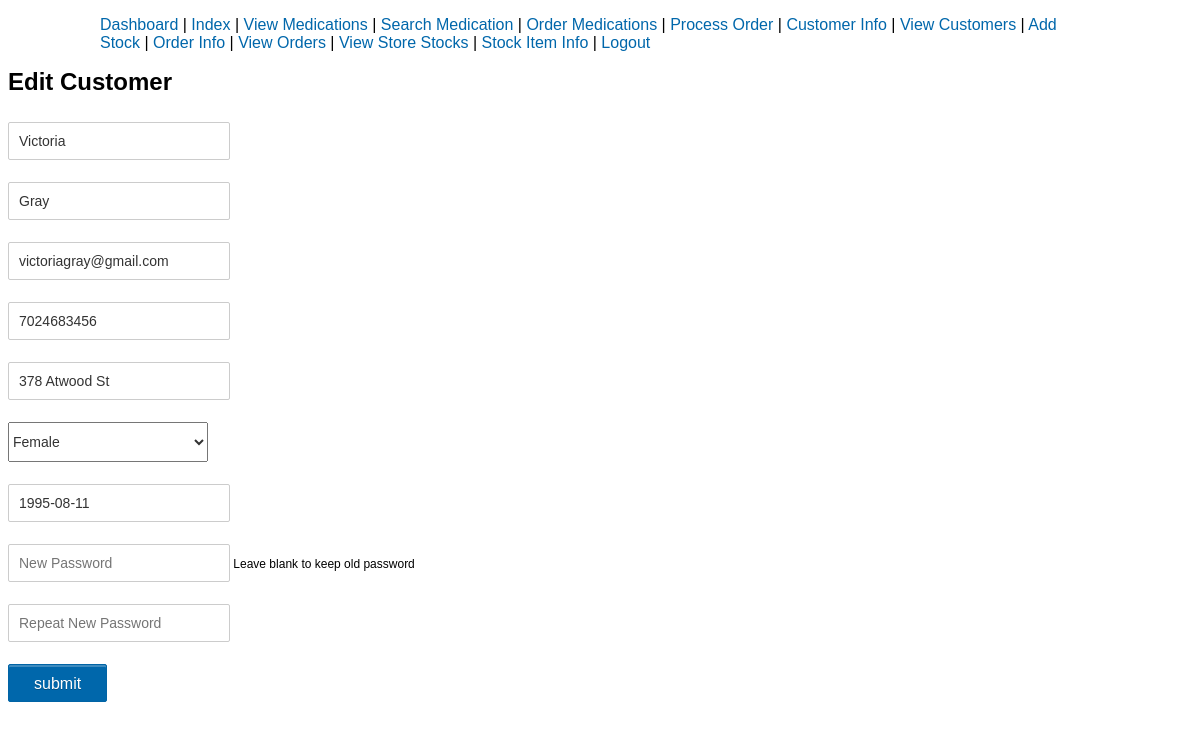
Page /php/editCustomer.php?cust_id=101 (signed in) on the committed database.
### tables this page shows
CREATE TABLE IF NOT EXISTS CUSTOMERS(
    cust_id INT NOT NULL AUTO_INCREMENT,
    first_name VARCHAR(255) NOT NULL,
    last_name VARCHAR(255) NOT NULL,
    email_address VARCHAR(255) NOT NULL,
    passwd VARCHAR(255) NOT NULL,
    phone_number VARCHAR(255) NOT NULL,
    address VARCHAR(255) NOT NULL,
    gender VARCHAR(1) NOT NULL,
    dob DATE NOT NULL,
    PRIMARY KEY(cust_id),
    CONSTRAINT unique_email UNIQUE(email_address),
    CONSTRAINT unique_phone UNIQUE(phone_number)
);

### php/editCustomer.php (the view, shortened to what this page needs)
<?php
include("includes.php");
if ( isset($_REQUEST['form_action']) ) {
    $form_action = $_REQUEST['form_action'];
    $error_msg = "";
    $cust_id = $_REQUEST["cust_id"];
    $first_name = trim($_REQUEST["first_name"]);
    $last_name = trim($_REQUEST["last_name"]);
    $email_address = trim($_REQUEST["email_address"]);
    $passwd = trim($_REQUEST["passwd"]);
    $rpasswd = trim($_REQUEST["rpasswd"]);
    $phone_number = trim($_REQUEST["phone_number"]);
    $address = trim($_REQUEST["address"]);
    $gender = trim($_REQUEST["gender"]);
    $dob = trim($_REQUEST["dob"]);
    echo "Captured Values: ".$action.", ".$first_name.", ".$last_name.", ".$email_address.",
    	   ".$passwd.", ".$rpasswd.", ".$phone_number.", ".$address.", ".$gender.", ".$dob.", ".$form_action;
    if ($passwd != "") {
        if ($passwd != $rpasswd) { $error_msg .= "Password and repeat password do not match<br />"; }
    }
    if ($error_msg == "") {
        if  ($form_action == "update") {
            $update = "UPDATE CUSTOMERS SET first_name='".$first_name."',
                                            last_name='".$last_name."',
                                            email_address='".$email_address."',
                                            phone_number='".$phone_number."',
                                            address='".$address."',
                                            gender='".$gender."',
                                            dob='".$dob."'";
            if ($passwd != "") {
                $update .= "', passwd='".$password."'";
            }
            $update .= " WHERE cust_id=".$cust_id;
        }
	    echo "SQL: ".$update;
        if (mysqli_query($con, $update)) {
            $last_id = $cust_id;
            $_SESSION['cust_id'] = $last_id;
            $_SESSION['form_action'] = $form_action;
            header("Location: viewCustomers.php");
        } else {
            echo "Error: " . $sql . "" . mysqli_error($con);
        }
    }
} else {
    $query = "SELECT * FROM CUSTOMERS WHERE cust_id=".$_GET['cust_id'];
    if ($result = mysqli_query($con, $query)) {
        $row = mysqli_fetch_array($result);
    }
}
?>
<!DOCTYPE html>
<html>
    <head>
        <link rel="stylesheet" href="../css/style.css" />
    </head>
    <body>
        <div class="menu"> <?php include("nav_menu.php"); ?> </div>
        <div class="form">
		    <h1> Edit Customer </h1>
		    <form name="form" method="post" action="">
                <p><input type="text" name="first_name" value="<?php echo $row["first_name"]; ?>"required /></p>
                <p><input type="text" name="last_name" value="<?php echo $row["last_name"]; ?>" required /></p>
                <p><input type="text" name="email_address" value="<?php echo $row["email_address"]; ?>" required /></p>
                <p><input type="text" name="phone_number" value="<?php echo $row["phone_number"]; ?>" required /></p>
                <p><input type="text" name="address" value="<?php echo $row["address"]; ?>" required /></p>
                <p>
			       <select class="select" name="gender" required>
                      <option <?php if ($row['gender'] == 'F' ) echo 'selected' ; ?> value="F">Female</option>
                   </select>
                </p>
                <p><input type="text" name="dob" value="<?php echo $row["dob"]; ?>" required /></p>
                <p><input type="password" name="passwd" placeholder="New Password" /> Leave blank to keep old password</p>
                <p><input type="password" name="rpasswd" placeholder="Repeat New Password" /></p>
                <p><input name="Update" type="submit" value="submit" /></p>
		    </form>
		</div>
    	    <br /><br /><br />
    </body>
</html>

### css/style.css (style rules this page uses)
body { font-family: Arial, Sans-Serif; }
.form { width: 1000px; align: center; font-size: 12px; }
.menu { width: 1000px; margin: 0 auto; align: center; }
input[type='text'], input[type='email'], input[type='password'] { width: 200px; border-radius: 2px; border: 1px solid #CCC; padding: 10px; color: #333; font-size: 14px; margin-top: 10px; }
input[type='submit'] { padding: 10px 25px 8px; color: #fff; background-color: #0067ab; text-shadow: rgba(0, 0, 0, 0.24) 0 1px 0; font-size: 16px; box-shadow: rgba(255, 255, 255, 0.24) 0 2px 0 0 inset, #fff 0 1px 0 0; border: 1px solid #0164a5; border-radius: 2px; margin-top: 10px; cursor: pointer; }
select { width: 200px; height: 40px; font-size: 14px; color: #333; margin-top: 10px; }

### rows in the picture
customers: first_name "Victoria", last_name "Gray", email_address "victoriagray@gmail.com", phone_number "7024683456", address "378 Atwood St", gender "Female", dob "1995-08-11"
